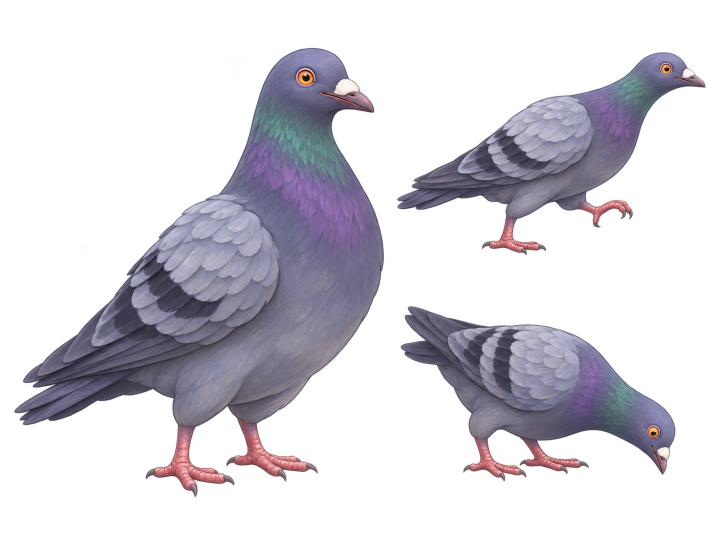
#> input picture assets-2d/pigeon-2d-study.png, 1448 x 1086 px (shown at 1/2 size)
$ python pigeon_blink.py
#> lines starting #> are read from the running program, lines starting #| are printed output that depends on the picture
"""Animate the painted eye in its original head coordinates."""
import numpy as np
from PIL import Image


EYE_BOX = (528, 33, 565, 67)


def blink_amount(action, phase):
    # One brief blink while looking; close at contact on the first peck.
    if action == "walk":
        return 0.0
    start, duration, period = (0.70, 0.17, 3.4) if action == "look" else (0.465, 0.165, 2.8)
    t = (phase * period - start) / duration
    if not 0 < t < 1:
        return 0.0
    close = min(1.0, t / 0.36, (1 - t) / 0.57)
    return close * close * (3 - 2 * close)


def eye_patch(source, closure):
    original = np.array(source.crop(EYE_BOX))
    if closure <= 0:
        return Image.fromarray(original)
    x0, y0, x1, y1 = EYE_BOX
    y, x = np.mgrid[y0:y1, x0:x1]
    dx, dy = x - 546.4, y - 49
    height = 11.4 * np.sqrt(np.maximum(0, 1 - (dx / 12) ** 2))
    seam = 0.09 * dx
    inside = np.clip(height - np.abs(dy - seam) + 0.7, 0, 1) * np.clip(12.5 - np.abs(dx), 0, 1)
    lid = inside * np.clip(np.abs(dy - seam) - height * (1 - closure) + 0.5 + 0.7 * closure ** 8, 0, 1)
    feathers = np.asarray(source.crop((505, 36, 542, 70)))[..., :3].astype(float)
    feathers *= 1 - (0.50 * closure * np.exp(-((dy - seam + height * (1 - closure)) / 1.1) ** 2))[..., None]
    original[..., :3] = np.rint(original[..., :3] * (1 - lid[..., None]) + feathers * lid[..., None])
    return Image.fromarray(original)


if __name__ == "__main__":
    from pathlib import Path

    with Image.open(Path(__file__).resolve().parents[1] / "assets-2d" / "pigeon-2d-study.png") as painting:
#> painting is the input picture: PIL image 1448x1086 RGBA; mean R, G, B, A 37.2, 34.7, 41.9, 75.4
        source = painting.crop((786, 88, 1422, 445))
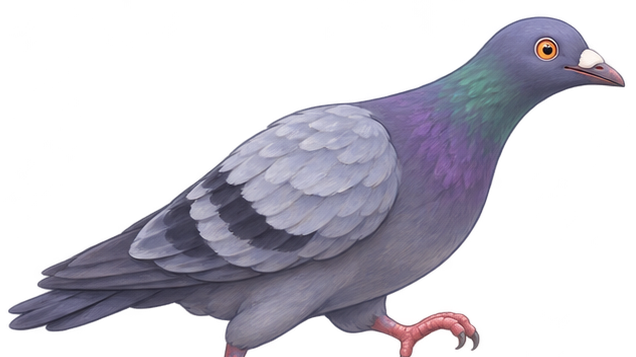
#> source: PIL image 636x357 RGBA; mean R, G, B, A 46.7, 44.4, 53.4, 93.7; transparent parts drawn white
        opened = np.asarray(eye_patch(source, 0))
#> in eye_patch, `original = np.array(source.crop(EYE_BOX))`:
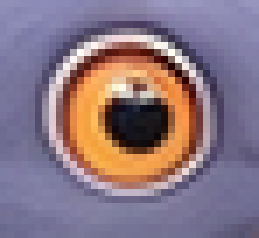
#> original: shape (34, 37, 4) (shown 7 times larger); mean R, G, B, A 137, 116.8, 130.5, 252.9; transparent parts drawn white
        closed = np.asarray(eye_patch(source, 1))
#> call 2 of eye_patch, with closure = 1
#> in eye_patch (call 2), `feathers *= 1 - (0.50 * closure * np.exp(-((dy - seam + height * (1 - ..`:
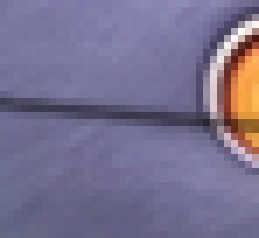
#> feathers: shape (34, 37, 3) float64 (shown 7 times larger); mean R, G, B 119.7, 112.7, 143
#> in eye_patch (call 2), `original[..., :3] = np.rint(original[..., :3] * (1 - lid[..., None]) +..`:
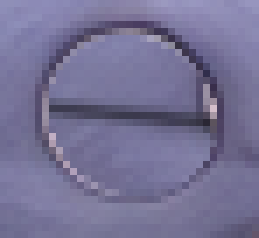
#> original: shape (34, 37, 4) (shown 7 times larger); mean R, G, B, A 116.4, 112.6, 149, 252.9; transparent parts drawn white
        assert np.array_equal(opened, np.asarray(source.crop(EYE_BOX)))
        assert np.array_equal(opened[..., 3], closed[..., 3])
        # The eyelid covers the orange iris without leaving a bright seam at full closure.
        def iris_pixels(image):
            r, g, b = image[..., :3].astype(int).transpose(2, 0, 1)
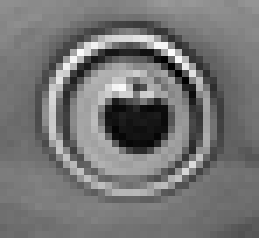
#> g: shape (34, 37) int64 (shown 7 times larger); min 0, max 252, mean 116.8
            return np.count_nonzero((r - b > 105) & (g > 70))
        assert iris_pixels(opened) > 100 and iris_pixels(closed) < 3
#> in iris_pixels (call 2), `r, g, b = image[..., :3].astype(int).transpose(2, 0, 1)`:
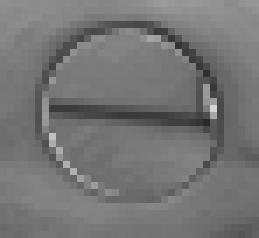
#> r: shape (34, 37) int64 (shown 7 times larger); min 41, max 213, mean 116.4
#> in iris_pixels (call 2), `r, g, b = image[..., :3].astype(int).transpose(2, 0, 1)`:
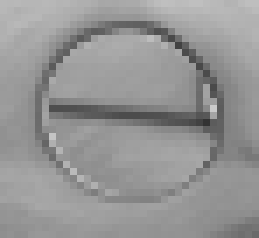
#> b: shape (34, 37) int64 (shown 7 times larger); min 51, max 202, mean 149
